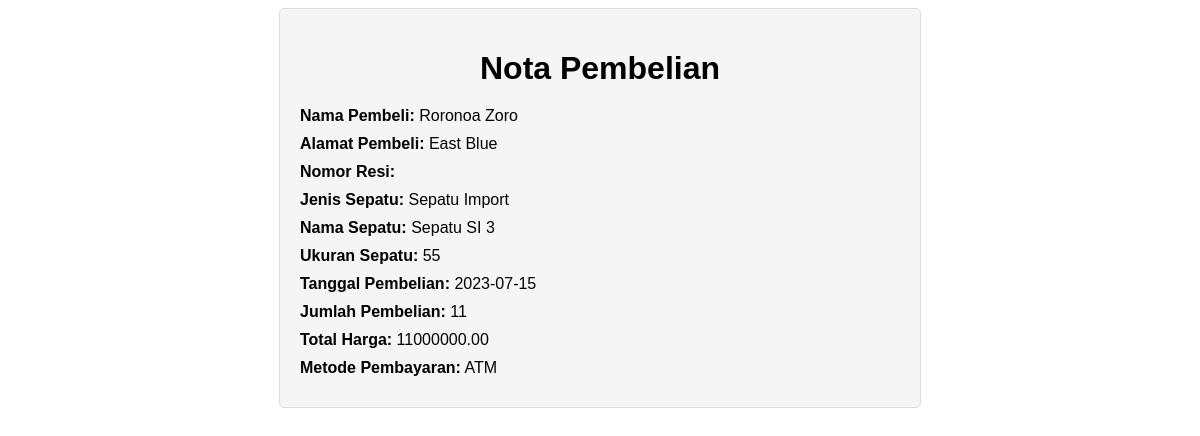
Page /nota.php?id=120 on the committed database.
### tables this page shows
CREATE TABLE `orders` (
  `id` int(11) NOT NULL,
  `nama_pembeli` varchar(255) DEFAULT NULL,
  `alamat_pembeli` varchar(255) DEFAULT NULL,
  `jenis_sepatu` varchar(50) DEFAULT NULL,
  `nama_sepatu` varchar(50) DEFAULT NULL,
  `ukuran_sepatu` varchar(10) DEFAULT NULL,
  `tanggal_pembelian` date DEFAULT NULL,
  `jumlah_pembelian` int(11) DEFAULT NULL,
  `lokasi_pengiriman` varchar(255) DEFAULT NULL,
  `total_harga` decimal(10,2) DEFAULT NULL,
  `metode_pembayaran` varchar(50) DEFAULT NULL
);

### nota.php (the view, shortened to what this page needs)
<!DOCTYPE html>
<html>
<head>
</head>
<body>
    <?php
    $servername = "localhost";
    $username = "root";
    $password = "";
    $dbname = "toko_sepatu_dandeli";
    $conn = mysqli_connect($servername, $username, $password, $dbname);
    $idPembelian = isset($_GET['id']) ? $_GET['id'] : '';
    $sql = "SELECT * FROM orders WHERE id = '$idPembelian'";
    $result = mysqli_query($conn, $sql);
    if (mysqli_num_rows($result) > 0) {
        $row = mysqli_fetch_assoc($result);
        $namaPembeli = $row["nama_pembeli"];
        $alamatPembeli = $row["alamat_pembeli"];
        $nomorResi = $row["nomor_resi"];
        $jenisSepatu = $row["jenis_sepatu"];
        $namaSepatu = $row["nama_sepatu"];
        $ukuranSepatu = $row["ukuran_sepatu"];
        $tanggalPembelian = $row["tanggal_pembelian"];
        $jumlahPembelian = $row["jumlah_pembelian"];
        $totalHarga = $row["total_harga"];
        $metodePembayaran = $row["metode_pembayaran"];
        echo '<div class="nota-container">';
        echo '<h1>Nota Pembelian</h1>';
        echo '<div class="nota-info"><span>Nama Pembeli:</span> ' . $namaPembeli . '</div>';
        echo '<div class="nota-info"><span>Alamat Pembeli:</span> ' . $alamatPembeli . '</div>';
        echo '<div class="nota-info"><span>Nomor Resi:</span> ' . $nomorResi . '</div>';
        echo '<div class="nota-info"><span>Jenis Sepatu:</span> ' . $jenisSepatu . '</div>';
        echo '<div class="nota-info"><span>Nama Sepatu:</span> ' . $namaSepatu . '</div>';
        echo '<div class="nota-info"><span>Ukuran Sepatu:</span> ' . $ukuranSepatu . '</div>';
        echo '<div class="nota-info"><span>Tanggal Pembelian:</span> ' . $tanggalPembelian . '</div>';
        echo '<div class="nota-info"><span>Jumlah Pembelian:</span> ' . $jumlahPembelian . '</div>';
        echo '<div class="nota-info"><span>Total Harga:</span> ' . $totalHarga . '</div>';
        echo '<div class="nota-info"><span>Metode Pembayaran:</span> ' . $metodePembayaran . '</div>';
        echo '</div>';
    } else {
        echo "Data pembelian tidak ditemukan.";
    }
    ?>
</body>
</html>

### nota.php (style rules this page uses)
body { font-family: Arial, sans-serif; }
.nota-container { max-width: 600px; margin: 0 auto; padding: 20px; background-color: #f5f5f5; border: 1px solid #ddd; border-radius: 5px; }
.nota-container h1 { text-align: center; margin-bottom: 20px; }
.nota-info { margin-bottom: 10px; }
.nota-info span { font-weight: bold; }

### rows in the picture
orders: nama_pembeli "Roronoa Zoro", alamat_pembeli "East Blue", jenis_sepatu "Sepatu Import", nama_sepatu "Sepatu SI 3", ukuran_sepatu "55", tanggal_pembelian "2023-07-15", jumlah_pembelian "11", total_harga "11000000.00", metode_pembayaran "ATM"
